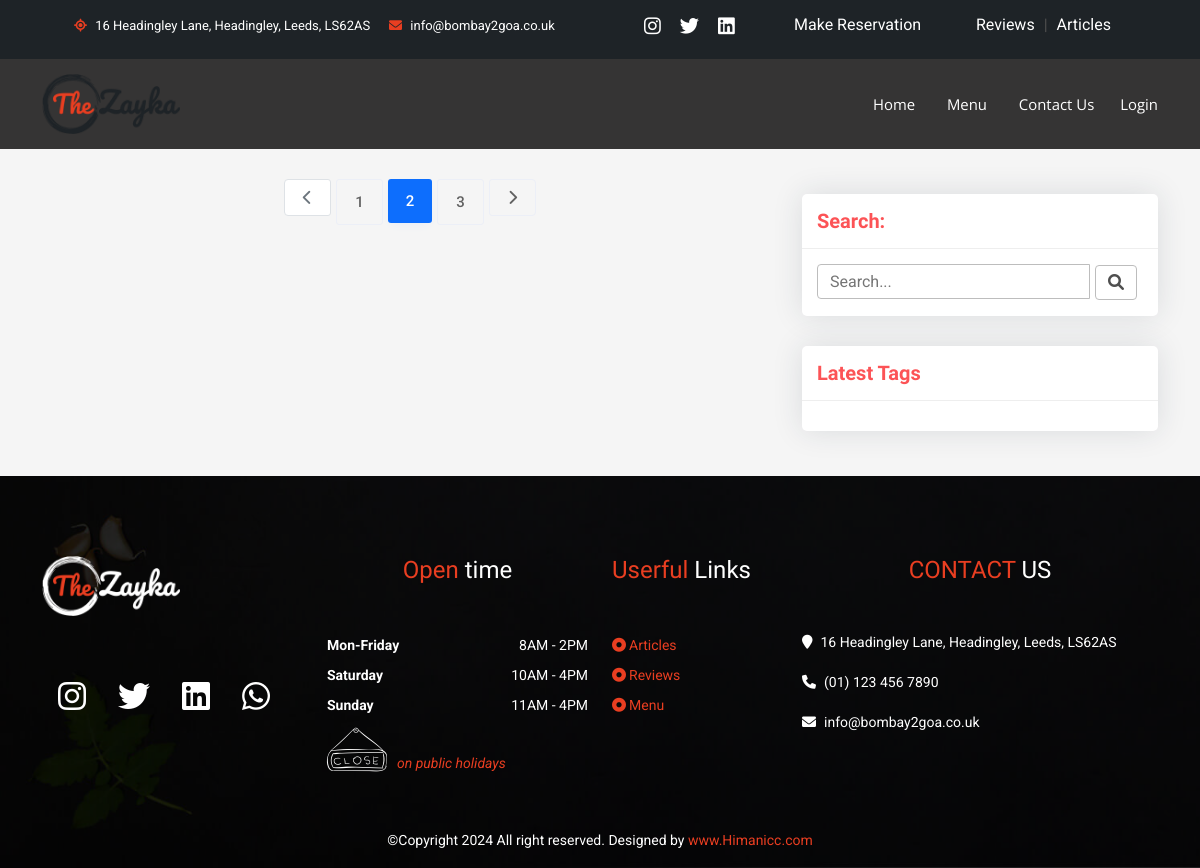
/articles/, run on an earlier commit of the app's database.
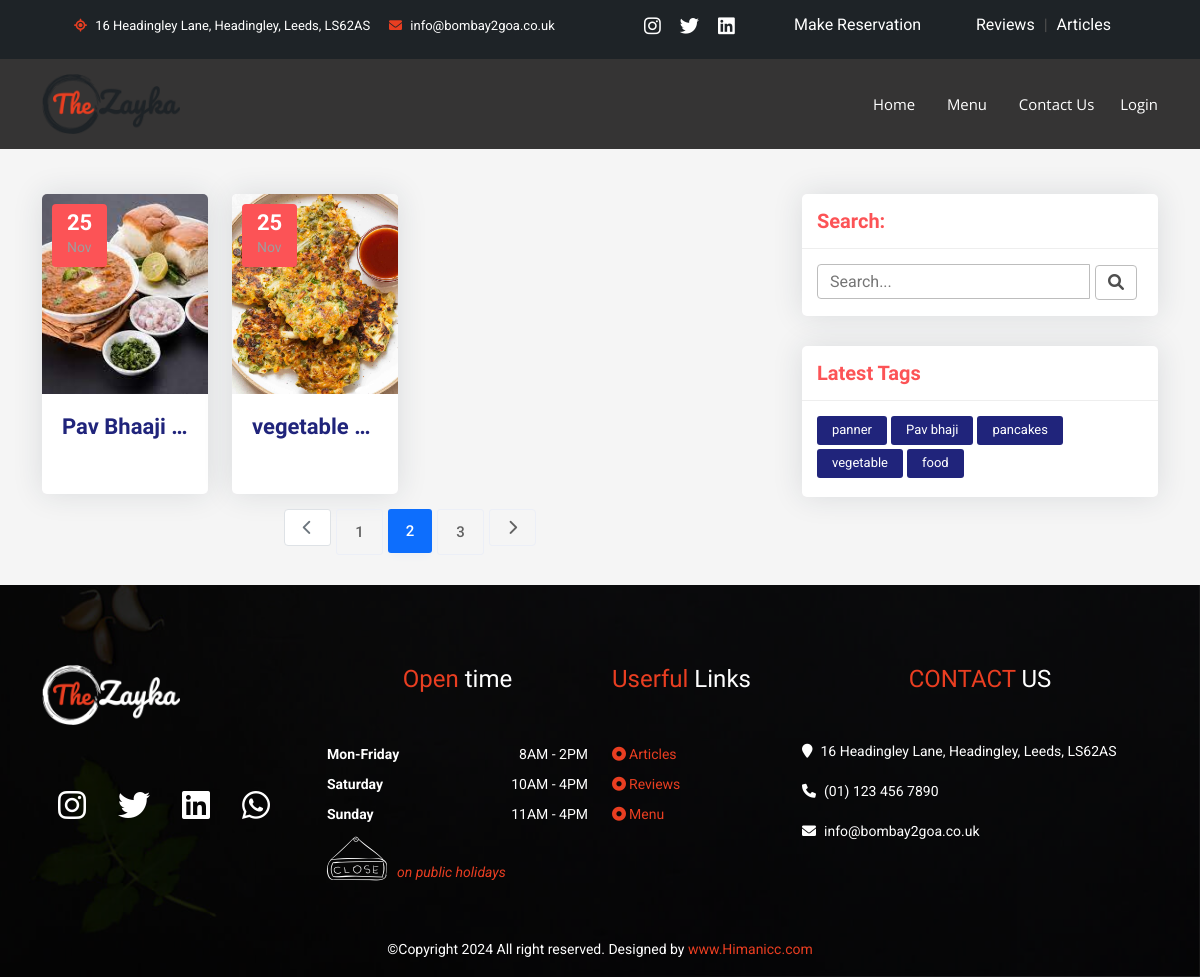
And on a later commit of the database.
### Articles/models.py (models this page shows, shortened)
class Articles(models.Model):
    name = models.CharField(max_length=200)
    thumbnail = models.ImageField(upload_to="Article-Thumbnail/")
    writer = models.CharField(max_length=20,null=True,blank=True)
    content = RichTextField(null=True, blank=True)
    created_at =models.DateField(auto_now_add=True)
    meta_tags = models.TextField()
    meta_description = models.TextField()
    tags = TaggableManager()

### Articles/views.py (the view)
# urls.py: path('',all_articles,name="all_articles"),
def all_articles(request):
    articles = Articles.objects.all()[::-1]
    if request.GET.get('tag') :
        articles = Articles.objects.filter(tags__name = request.GET.get('tag'))[::-1]
    if request.GET.get('search') :
        query = request.GET.get('search')
        articles = Articles.objects.filter(
            Q(name__icontains=query) |
            Q(content__icontains=query)
        )[::-1]
    tags = Tag.objects.all()[::-1]
    return render(request,'All-Articles.html',{'tags':tags,'articles':articles})

### Templates/All-Articles.html (shortened to what this page needs)
{% extends "template.html" %}
{% block body %}
<section class="blog-listing gray-bg">
        <div class="container">
            <div class="row align-items-start">
                <div class="col-lg-8 m-15px-tb">
                    <div class="row">
                        {% for article in articles %}
                            <div class="col-sm-3">
                                <a href="{% url 'article_main' article.name %}">
                                    <div class="blog-grid">
                                        <div class="blog-img">
                                            <div class="date">
                                                <span>{{ article.created_at.day }}</span>
                                                <label>{{ article.created_at|date:"M" }}</label>
                                            </div>
                                            <a href="{% url 'article_main' article.name %}">
                                                <img src="../media/{{article.thumbnail}}" title="" alt="" class="article-thumbnail">
                                            </a>
                                        </div>
                                        <div class="blog-info">
                                            <h5><a href="{% url 'article_main' article.name %}" class="article-name">{{article.name}}</a></h5>
                                        </div>
                                    </div>
                                </a>
                            </div>
                        {% endfor %}
                        <div class="col-12">
                            <ul class="pagination justify-content-center">
                                <li class="page-item disabled">
                                    <a class="page-link" href="#" tabindex="-1"><i class="fas fa-chevron-left"></i></a>
                                </li>
                                <li class="page-item"><a class="page-link" href="#">1</a></li>
                                <li class="page-item active">
                                    <a class="page-link" href="#">2 <span class="sr-only">(current)</span></a>
                                </li>
                                <li class="page-item"><a class="page-link" href="#">3</a></li>
                                <li class="page-item">
                                    <a class="page-link" href="#"><i class="fas fa-chevron-right"></i></a>
                                </li>
                            </ul>
                        </div>
                    </div>
                </div>
                <div class="col-lg-4 m-15px-tb blog-aside">
                    <div class="widget widget-latest-post">
                        <div class="widget-title">
                            <h3>Search:</h3>
                        </div>
                        <div class="widget-body">
                            <div class="latest-post-aside media">
                                    <form action="{% url 'all_articles' %}" method="GET">
                                    <div class="body search">
                                        <div class="input-group m-b-0">
                                            <input type="text" class="form-control" name="search" placeholder="Search..." Required>
                                            <div class="input-group-prepend">
                                                <button type="submit" style="border:0px;background-color:white;"><span class="input-group-text"><i class="fa fa-search"></i></span>
                                            </button>
                                            </div>
                                        </div>
                                    </div>
                                    </form>
                            </div>
                        </div>
                    </div>
                    <div class="widget widget-tags">
                        <div class="widget-title">
                            <h3>Latest Tags</h3>
                        </div>
                        <div class="widget-body">
                            <div class="nav tag-cloud">
                            {% for tag in tags %}
                                <a href="{% url 'all_articles' %}?tag={{tag.name}}">{{tag.name}}</a>
                            {% endfor %}
                            </div>
                        </div>
                    </div>
                </div>
            </div>
        </div>
</section>
{% endblock body %}

### Templates/template.html (shortened to what this page needs)
{% load static %}
<!DOCTYPE html>
<html lang="en">
<head>
<link rel="stylesheet" type="text/css" href="{% static "css/bootstrap.min.css" %}" />
<link rel="stylesheet" type="text/css" href="{% static "css/font-awesome.min.css" %}" />
<link rel="stylesheet" type="text/css" href="{% static "css/flaticon.css" %}" />
<link rel="stylesheet" type="text/css" href="{% static 'revolution/css/settings.css' %}">
<link rel="stylesheet" type="text/css" href="{% static 'revolution/css/navigation.css' %}">
<link rel="stylesheet" type="text/css" href="{% static "css/mega-menu/mega_menu.css" %}" />
<link rel="stylesheet" type="text/css" href="{% static "css/owl-carousel/owl.carousel.min.css" %}" />
<link rel="stylesheet" type="text/css" href="{% static "css/style.css" %}" />
<link rel="stylesheet" type="text/css" href="{% static "css/responsive.css" %}">
<link rel="stylesheet" type="text/css" href="{% static "css/magnific-popup/magnific-popup.css" %}" />
<link rel="stylesheet" type="text/css" href="#" data-style="styles" />
<link rel="stylesheet" type="text/css" href="{% static "css/style-customizer.css" %}" />
<link rel="stylesheet" href="https://cdnjs.cloudflare.com/ajax/libs/font-awesome/5.15.4/css/all.min.css">
<link
  href="https://cdnjs.cloudflare.com/ajax/libs/font-awesome/6.0.0/css/all.min.css"
  rel="stylesheet"
/>
<link
  href="https://cdnjs.cloudflare.com/ajax/libs/mdb-ui-kit/6.4.2/mdb.min.css"
  rel="stylesheet"
/>
<link rel="stylesheet" href="https://cdnjs.cloudflare.com/ajax/libs/toastr.js/latest/toastr.min.css" />
<link rel="stylesheet" href="https://unpkg.com/leaflet@1.2.0/dist/leaflet.css" />
<link rel="stylesheet" href="https://unpkg.com/leaflet/dist/leaflet.css" />
<link rel="stylesheet" href="https://unpkg.com/leaflet-routing-machine@3.2.12/dist/leaflet-routing-machine.css" />
</head>
<body>
<header id="header" class="header-2">
  <div class="topbar " style="padding-top:12px !important; padding-bottom:0px !important">
    <div class="container">
      <div class="row">
        <div class="col-lg-6 col-md-6 col-sm-6">
          <div class="topbar-left text-start">
            <ul>
              <li><i class="fa fa-location"></i> 16 Headingley Lane, Headingley, Leeds, LS62AS</li>
              <li><a href="mailto:info@bombay2goa.co.uk"> <i class="fa fa-envelope-o"></i> info@bombay2goa.co.uk</a></li>
            </ul>
          </div>
        </div>
        <div class="col-lg-6 col-md-6 col-sm-6 d-flex">
            <div class="col-4">
            <ul>
              <li><a href="#" class="share-icon-top"><i class="fa-brands fa-instagram"></i> </a></li>
              <li><a href="#" class="share-icon-top"><i class="fa-brands fa-twitter"></i></a></li>
              <li><a href="#" class="share-icon-top"><i class="fa-brands fa-linkedin"></i></a></li>
            </ul>
            </div>
            <div class="col-4">
                <a href="{% url 'reservation' %}" class="reservation text-end">Make Reservation</a>
            </div>
            <div class="col-4">
                <a href="{% url 'review' %}" class="reservation text-end"> Reviews</a>
                <span style="margin: 0px 5px;"> | </span>
                <a href="{% url 'all_articles' %}" class="reservation text-end"> Articles</a>
            </div>
          </div>
      </div>
    </div>
  </div>
  <div class="menu">
    <nav id="menu-1" class="mega-menu ">
      <section class="menu-list-items">
        <div class="container">
          <div class="row">
            <div class="col-lg-12 col-md-12 position-relative">
              <ul class="menu-logo">
                <li class="head-info">
                  <a href="index.html"><img id="logo_dark_img" src="../statics/images/logo-dark.png" alt="logo"> </a>
                </li>
              </ul>
                <ul class="menu-links">
                    <li>
                    <a class="active" href="{% url 'home' %}"> Home </a>
                    </li>
                    <li>
                    <a href="{% url 'menu' %}"> Menu  </a>
                    </li>
                    <li><a href="{% url 'contact_us' %}"> Contact us</a></li>
                    {% if  request.user.is_authenticated %}
                    <li class="profile-dropdown">
                      <a href="#" class="profile-icon" id="profileDropdown" data-bs-toggle="dropdown" aria-expanded="false">
                          <i class="fa fa-user"></i> Profile <i class="fa fa-caret-down"></i>
                      </a>
                      <ul class="dropdown-menu drop-down-multilevel left-side effect-fade" aria-labelledby="profileDropdown">
                        <li><a href="{% url 'my-profile' %}">My Profile</a></li>
                        <li><a href="{% url 'my-cart' %}">My Cart</a></li>
                        <li><a href="{% url 'order_history' %}">Order History</a></li>
                        <li><a href="{% url 'logout' %}">Logout</a></li>
                      </ul>
                    </li>
                    {% else %}
                    <li><a href="{% url 'login' %}"> login</a></li>
                    {% endif %}
                </ul>
           </div>
          </div>
        </div>
      </section>
    </nav>
  </div>
</header>
{% block body %}
{% endblock body %}
<footer class="footer footer-4 footer-custom parallax bg-overlay-black-70 page-section-pt" style="background-image: url(../statics/images/bg/06.jpg);">
    <div class="container">
      <div class="row">
          <div class="col-lg-3 col-md-3 col-sm-6">
            <div class="logo-sec footer-content-1">
              <img id="logo-footer" class="img-flid footer-logo" src="{% static 'images/logo.png' %} " alt="">
              <div class="d-flex share-icon-footer">
              <a href="#" ><i class="fa-brands fa-instagram footer-icon"></i> </a>
              <a href="#" ><i class="fa-brands fa-twitter footer-icon"></i></a>
              <a href="#" ><i class="fa-brands fa-linkedin footer-icon"></i></a>
              <a href="#" ><i class="fa-brands fa-whatsapp footer-icon"></i></a>
              </div>
            </div>
          </div>
          <div class="col-lg-3 col-md-3 col-sm-6 footer-content-2">
            <div class="opening-time" >
              <h4 class="text-white" style="text-align:center"><span class="text-orange">Open</span> time</h4>
              <ul class="pl-0">
                <li><strong>Mon-Friday</strong>  <span class="text-end">8am - 2pm </span></li>
                <li><strong>Saturday</strong>  <span>10am - 4pm</span></li>
                <li><strong>Sunday</strong>  <span >11am - 4pm</span></li>
                <li class="close-day"><span class="graph-icon flaticon-closed-sign"></span><em class="text-orange">on public holidays</em></li>
              </ul>
            </div>
          </div>
          <div class="col-lg-2 col-md-3 col-sm-6 footer-content-3">
            <div class="opening-time">
              <h4 class="text-white pl-2" ><span class="text-orange">Userful</span> Links</h4>
              <ul class="pl-0">
                <li><i class="fa fa-dot-circle-o"></i><a class="text-orange links" style="margin-left:3px" href="{% url 'home' %}">Articles</a>  </li>
                <li><i class="fa fa-dot-circle-o"></i><a class="text-orange links" style="margin-left:3px" href="{% url 'review' %}">Reviews</a>  </li>
                <li><i class="fa fa-dot-circle-o"></i><a class="text-orange links" style="margin-left:3px" href="{% url 'menu' %}">Menu</a>  </li>
              </ul>
            </div>
          </div>
          <div class="col-lg-4 col-md-3 col-sm-6 footer-content-4">
            <div class="contact">
              <h4 class="text-white" style="text-align:center"><span class="text-orange">CONTACT</span>  US</h4>
              <p class="text-white"><i class="fa fa-map-marker"></i>16 Headingley Lane, Headingley, Leeds, LS62AS</p>
              <p class="text-white"><i class="fa  fa-phone"></i>(01) 123 456 7890</p>
              <p><a href="#" class="text-white"> <i class="fa fa-envelope-o"></i>info@bombay2goa.co.uk</a></p>
            </div>
          </div>
      </div>
    </div>
    <div class="footer d-flex justify-content-center" style="    text-align: center;">
        <div class="copyright d-flex justify-content-center"> <p class="text-white"> &copy;Copyright <span id="copyright"> </span> All right reserved. Designed by <a href="https://himanicc.com/"class="text-orange" target="_blank"> www.Himanicc.com</a></p>
        </div>
    </div>
</footer>
  </body>
  </html>

What changed in the data, as far as the page shows it:
added Articles: created_at.day "25", created_at "Nov", thumbnail (picture), name "Pav Bhaaji…"
added Articles: created_at.day "25", created_at "Nov", thumbnail (picture), name "vegetable…"
added Tag: name "panner"
added Tag: name "Pav bhaji"
added Tag: name "pancakes"
added Tag: name "vegetable"
added Tag: name "food"
